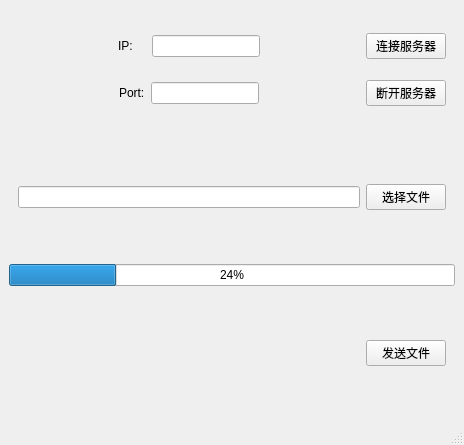
<?xml version="1.0" encoding="UTF-8"?>
<ui version="4.0">
 <class>MainWindow</class>
 <widget class="QMainWindow" name="MainWindow">
  <property name="geometry">
   <rect>
    <x>0</x>
    <y>0</y>
    <width>464</width>
    <height>445</height>
   </rect>
  </property>
  <property name="windowTitle">
   <string>MainWindow</string>
  </property>
  <widget class="QWidget" name="centralwidget">
   <layout class="QVBoxLayout" name="verticalLayout_2">
    <item>
     <widget class="QWidget" name="widget" native="true">
      <layout class="QVBoxLayout" name="verticalLayout">
       <item>
        <layout class="QHBoxLayout" name="horizontalLayout_2">
         <item>
          <spacer name="horizontalSpacer">
           <property name="orientation">
            <enum>Qt::Horizontal</enum>
           </property>
           <property name="sizeHint" stdset="0">
            <size>
             <width>40</width>
             <height>20</height>
            </size>
           </property>
          </spacer>
         </item>
         <item>
          <widget class="QLabel" name="label">
           <property name="text">
            <string>IP:    </string>
           </property>
          </widget>
         </item>
         <item>
          <widget class="QLineEdit" name="ip"/>
         </item>
         <item>
          <spacer name="horizontalSpacer_4">
           <property name="orientation">
            <enum>Qt::Horizontal</enum>
           </property>
           <property name="sizeHint" stdset="0">
            <size>
             <width>40</width>
             <height>20</height>
            </size>
           </property>
          </spacer>
         </item>
         <item>
          <widget class="QPushButton" name="connect_server">
           <property name="text">
            <string>连接服务器</string>
           </property>
          </widget>
         </item>
        </layout>
       </item>
       <item>
        <layout class="QHBoxLayout" name="horizontalLayout_3">
         <item>
          <spacer name="horizontalSpacer_2">
           <property name="orientation">
            <enum>Qt::Horizontal</enum>
           </property>
           <property name="sizeHint" stdset="0">
            <size>
             <width>40</width>
             <height>20</height>
            </size>
           </property>
          </spacer>
         </item>
         <item>
          <widget class="QLabel" name="label_2">
           <property name="text">
            <string>Port:</string>
           </property>
          </widget>
         </item>
         <item>
          <widget class="QLineEdit" name="port"/>
         </item>
         <item>
          <spacer name="horizontalSpacer_3">
           <property name="orientation">
            <enum>Qt::Horizontal</enum>
           </property>
           <property name="sizeHint" stdset="0">
            <size>
             <width>40</width>
             <height>20</height>
            </size>
           </property>
          </spacer>
         </item>
         <item>
          <widget class="QPushButton" name="disconnect">
           <property name="text">
            <string>断开服务器</string>
           </property>
          </widget>
         </item>
        </layout>
       </item>
      </layout>
     </widget>
    </item>
    <item>
     <widget class="QWidget" name="widget_2" native="true">
      <layout class="QHBoxLayout" name="horizontalLayout">
       <item>
        <widget class="QLineEdit" name="checkfileline"/>
       </item>
       <item>
        <widget class="QPushButton" name="checkfile">
         <property name="text">
          <string>选择文件</string>
         </property>
        </widget>
       </item>
      </layout>
     </widget>
    </item>
    <item>
     <widget class="QProgressBar" name="progressBar">
      <property name="value">
       <number>24</number>
      </property>
     </widget>
    </item>
    <item>
     <widget class="QWidget" name="widget_3" native="true">
      <layout class="QHBoxLayout" name="horizontalLayout_4">
       <item>
        <spacer name="horizontalSpacer_5">
         <property name="orientation">
          <enum>Qt::Horizontal</enum>
         </property>
         <property name="sizeHint" stdset="0">
          <size>
           <width>326</width>
           <height>20</height>
          </size>
         </property>
        </spacer>
       </item>
       <item>
        <widget class="QPushButton" name="sendfile">
         <property name="text">
          <string>发送文件</string>
         </property>
        </widget>
       </item>
      </layout>
     </widget>
    </item>
   </layout>
  </widget>
  <widget class="QMenuBar" name="menubar">
   <property name="geometry">
    <rect>
     <x>0</x>
     <y>0</y>
     <width>464</width>
     <height>26</height>
    </rect>
   </property>
  </widget>
  <widget class="QStatusBar" name="statusbar"/>
 </widget>
 <resources/>
 <connections/>
</ui>
